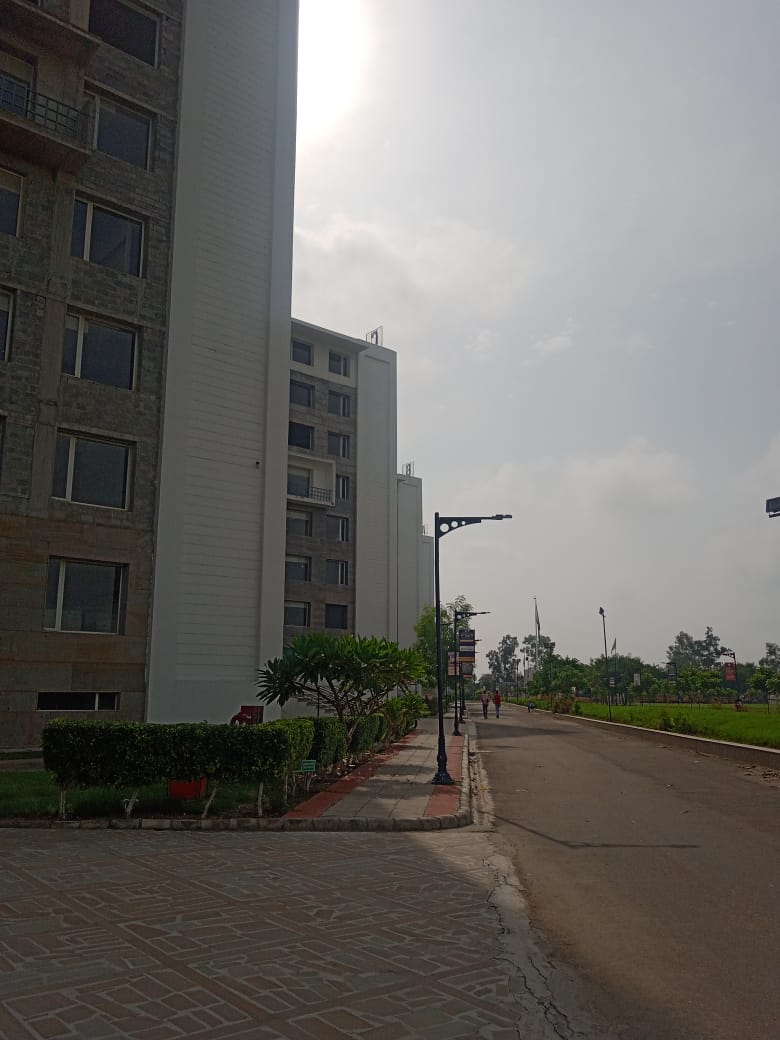
#> input picture image processing/img4.jpg, 780 x 1040 px
$ jupyter execute --allow-errors img3.ipynb
#> lines starting #> are read from the running program, lines starting #| are printed output that depends on the picture; after the words box and inside, x2 and y2 are one past the last pixel; in counts of white or black regions, pixels touching at a corner belong together
[cell 1]
import cv2
import matplotlib.pyplot as plt

img = cv2.imread('img4.jpg')
#> img is the input picture: shape (1040, 780, 3); mean B, G, R 100.4, 104, 106.2
plt.imshow(img, cmap = 'gray')
plt.show()
img_gray = cv2.cvtColor(img, cv2.COLOR_BGR2GRAY)
plt.imshow(img_gray, cmap = 'gray')
plt.show()

[cell 2]
blur = cv2.blur(img_gray,(6,6))
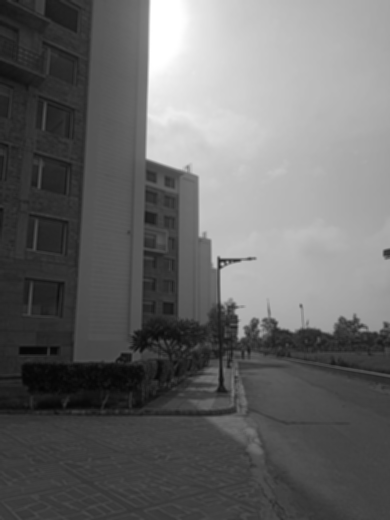
#> blur: shape (1040, 780) (shown at 1/2 size); min 4, max 255, mean 104.3
plt.imshow(blur, cmap = 'gray')
plt.show()

[cell 3]
sobelx = cv2.Sobel(img_gray, -1,1,0,ksize=5)
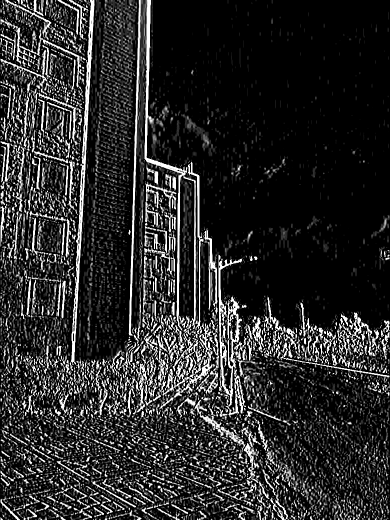
#> sobelx: shape (1040, 780) (shown at 1/2 size); min 0, max 255, mean 42.9
plt.imshow(sobelx, cmap = 'gray')
plt.show()
sobely = cv2.Sobel(img_gray, -1,1,0,ksize=5)
plt.imshow(sobely, cmap = 'gray')
plt.show()
sobelxy = cv2.addWeighted(sobelx,0.5,sobely,0.5,0)
plt.imshow(sobelxy, cmap = 'gray')
plt.show()

[cell 4]
import numpy as np
gradient_magnitude = np.sqrt(sobelx*2+sobely*2)
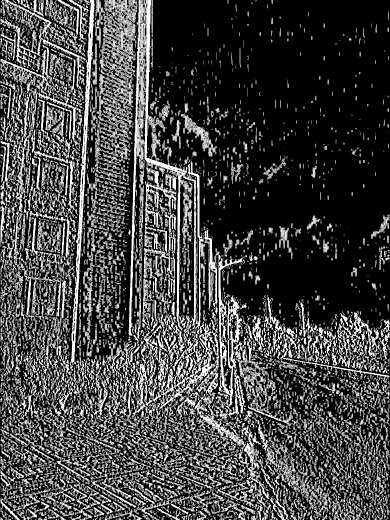
#> gradient_magnitude: shape (1040, 780) float16 (shown at 1/2 size); min 0, max 15.88, mean 4.16; drawn with min black and max white
plt.imshow(gradient_magnitude, cmap = 'gray')
plt.show()
gradient_direction = np.arctan2(sobely,sobelx)
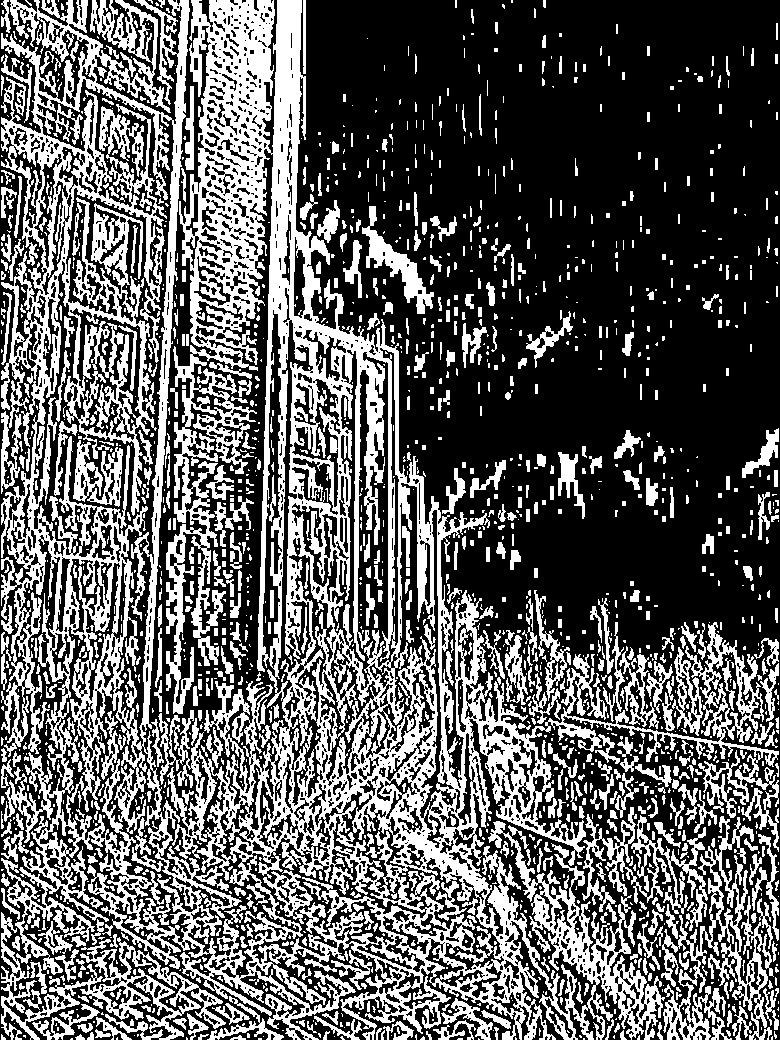
#> gradient_direction: shape (1040, 780) float16; values 0 (black) and 0.785 (white), 36.7% white; 1905 white regions (1218 under 20 px), largest, box (x1, y1, x2, y2) and area: (1, 0, 779, 1040) 212586, (661, 816, 774, 1040) 7110, (1, 912, 226, 1040) 6472
plt.imshow(gradient_direction, cmap = 'gray')
plt.show()

[cell 5]
threshold, thresh = cv2.threshold(img_gray, 150, 255, cv2.THRESH_BINARY )
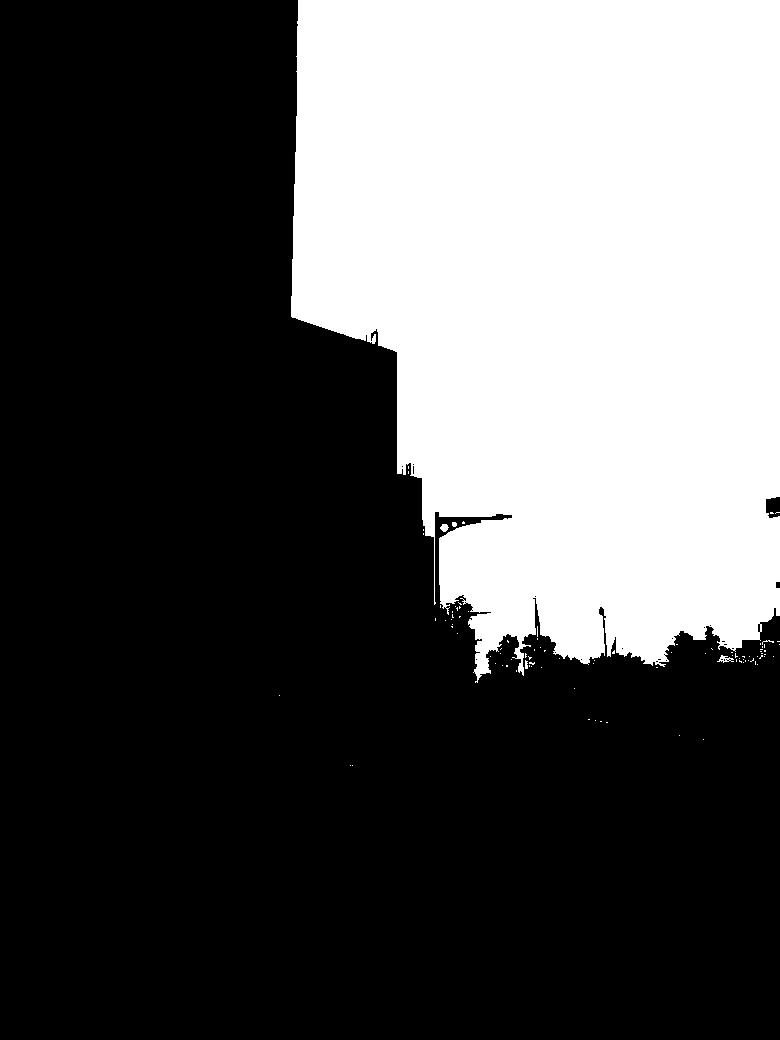
#> thresh: shape (1040, 780); 33.7% white; 96 white regions (91 under 20 px), largest, box (x1, y1, x2, y2) and area: (291, 0, 780, 683) 273048, (717, 655, 734, 663) 60, (440, 524, 449, 532) 50, (525, 660, 528, 669) 23, (452, 522, 457, 527) 22
#> (the rest of this cell did not finish here and is left out)

$ run again, with image processing/img2.jpg copied over image processing/img4.jpg
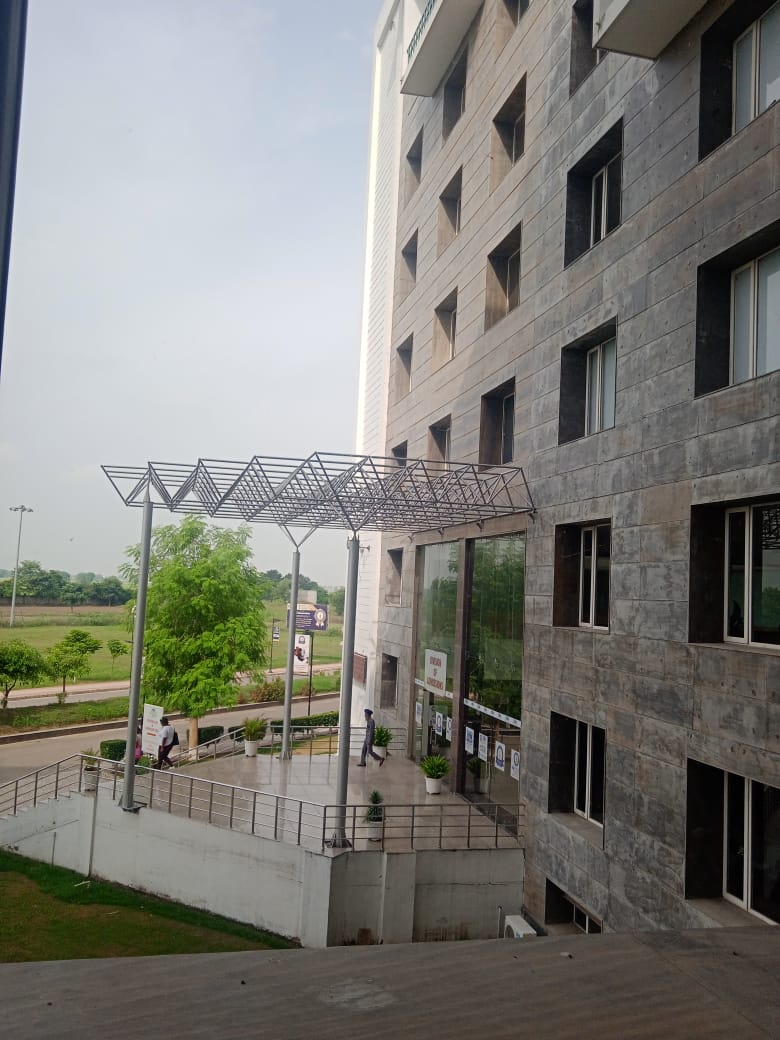
#> input picture image processing/img2.jpg, 780 x 1040 px
#> img is the input picture: shape (1040, 780, 3); mean B, G, R 119.1, 124.6, 125.2
#> `gradient_direction = np.arctan2(sobely,sobelx)`:
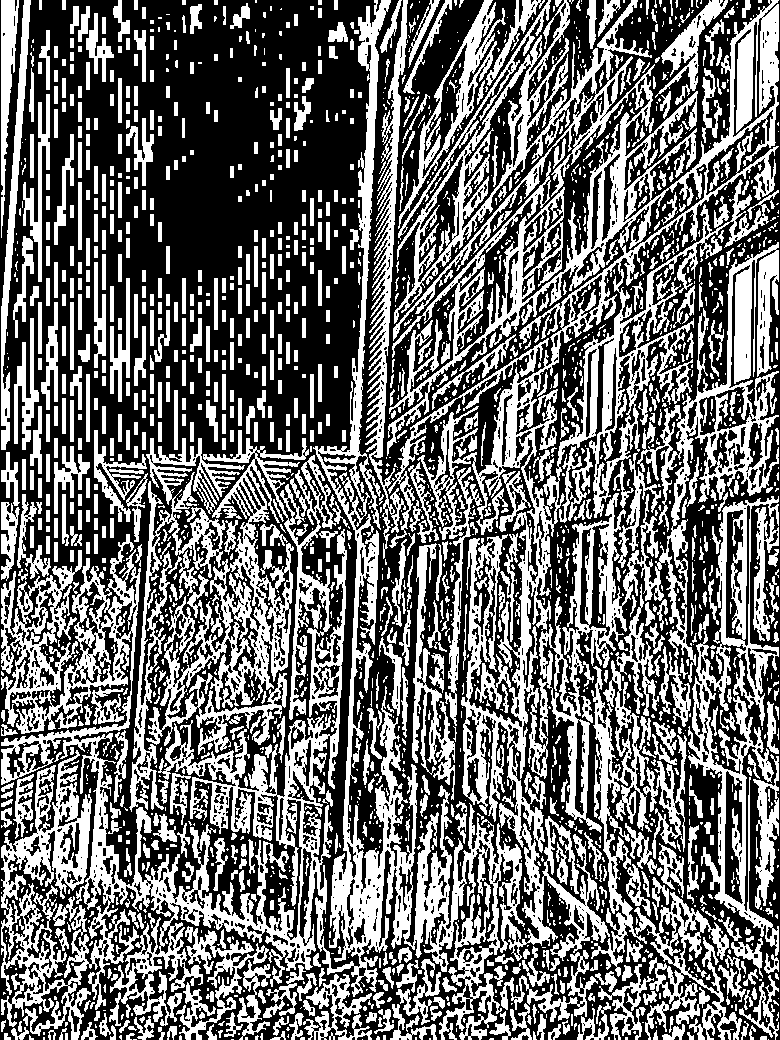
#> gradient_direction: shape (1040, 780) float16; values 0 (black) and 0.785 (white), 42.8% white; 2293 white regions (1345 under 20 px), largest, box (x1, y1, x2, y2) and area: (1, 0, 779, 1040) 183220, (591, 584, 742, 1040) 11831, (688, 496, 779, 956) 11586
#> `threshold, thresh = cv2.threshold(img_gray, 150, 255, cv2.THRESH_BINAR..`:
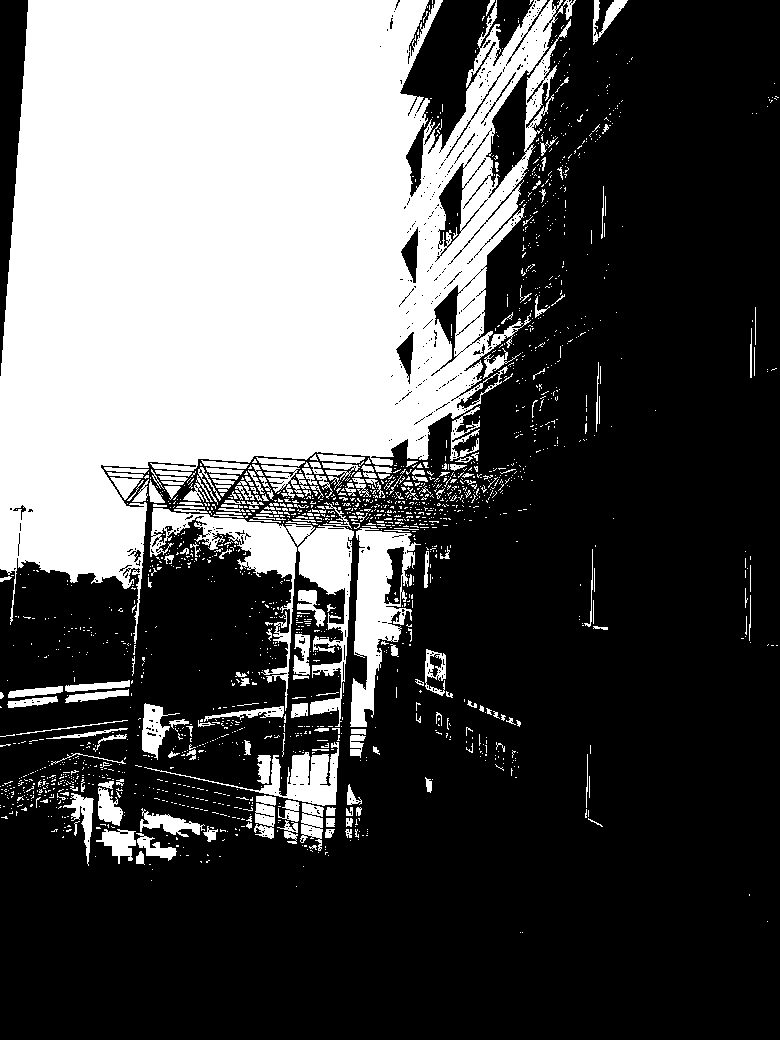
#> thresh: shape (1040, 780); 33.8% white; 1871 white regions (1641 under 20 px), largest, box (x1, y1, x2, y2) and area: (0, 0, 576, 644) 225966, (150, 508, 354, 727) 9737, (350, 528, 421, 727) 6121

$ run again, with image processing/img3.jpg copied over image processing/img4.jpg
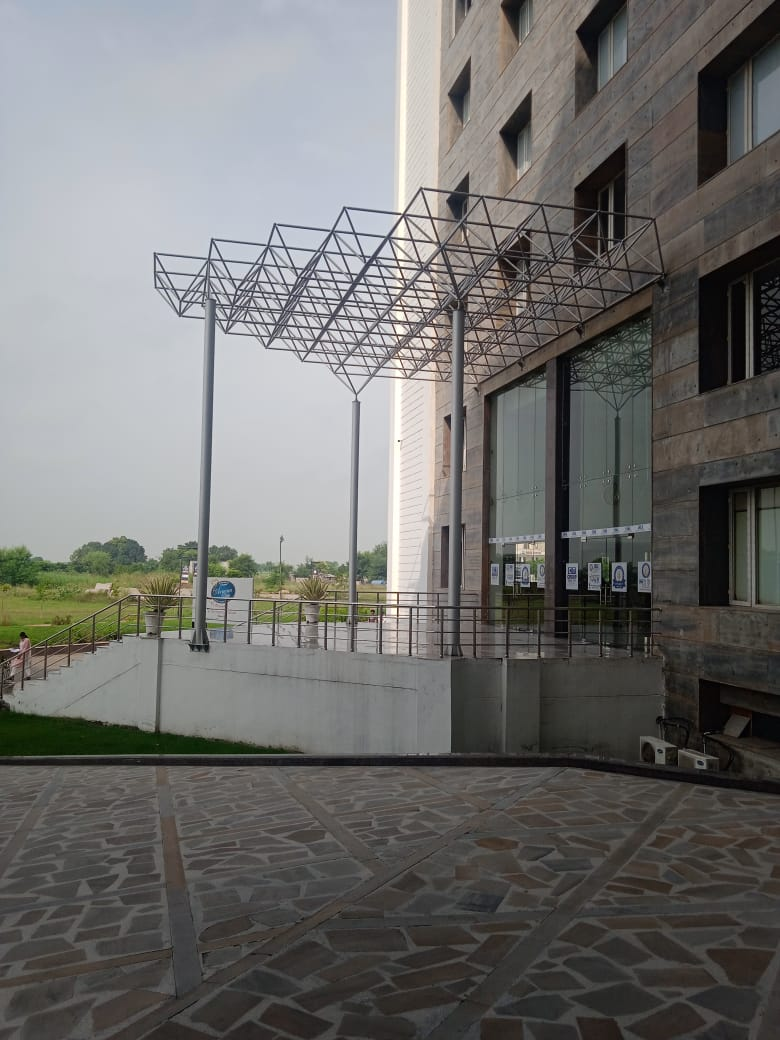
#> input picture image processing/img3.jpg, 780 x 1040 px
#> img is the input picture: shape (1040, 780, 3); mean B, G, R 109.6, 111.4, 111.9
#> `gradient_direction = np.arctan2(sobely,sobelx)`:
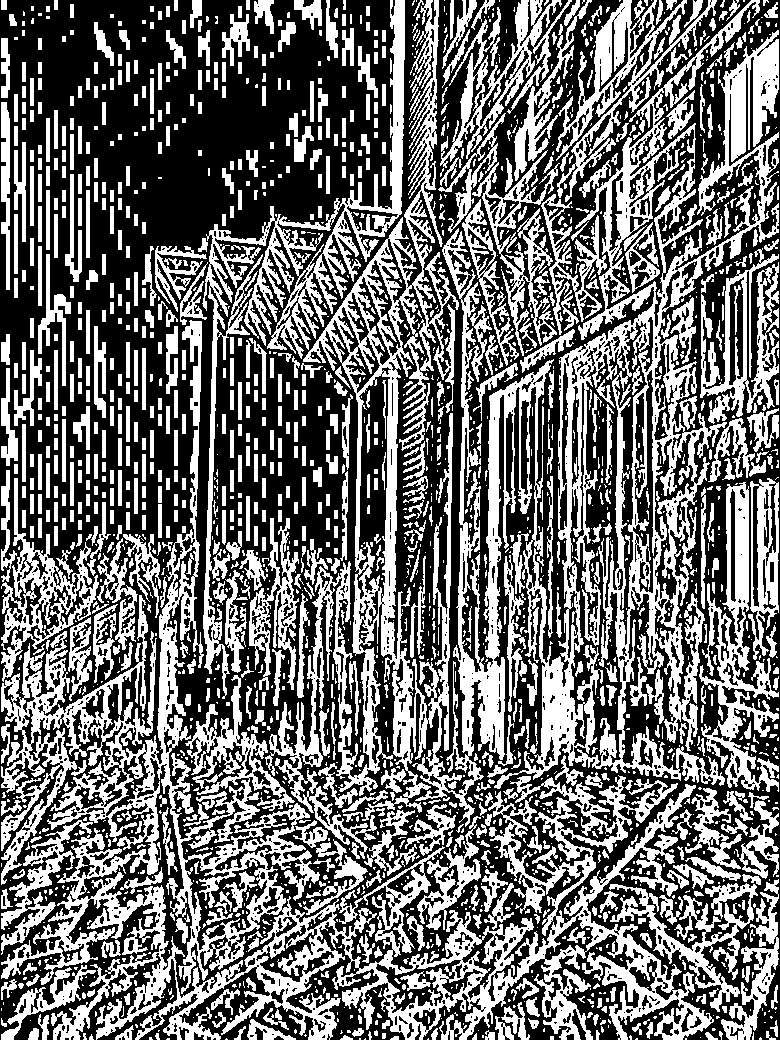
#> gradient_direction: shape (1040, 780) float16; values 0 (black) and 0.785 (white), 42.6% white; 2227 white regions (1270 under 20 px), largest, box (x1, y1, x2, y2) and area: (265, 0, 779, 859) 91983, (1, 320, 714, 1040) 76335, (202, 0, 405, 699) 14417
#> `threshold, thresh = cv2.threshold(img_gray, 150, 255, cv2.THRESH_BINAR..`:
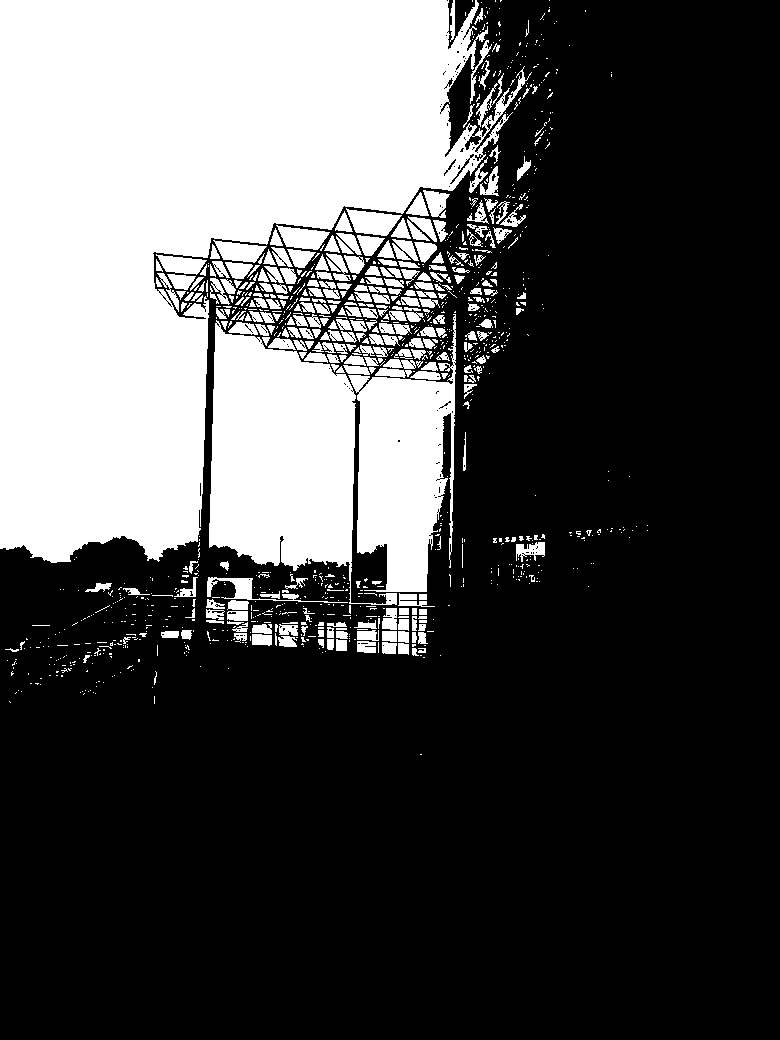
#> thresh: shape (1040, 780); 30.6% white; 1146 white regions (828 under 20 px), largest, box (x1, y1, x2, y2) and area: (0, 0, 532, 563) 166491, (209, 320, 397, 605) 29744, (348, 314, 456, 592) 17001
